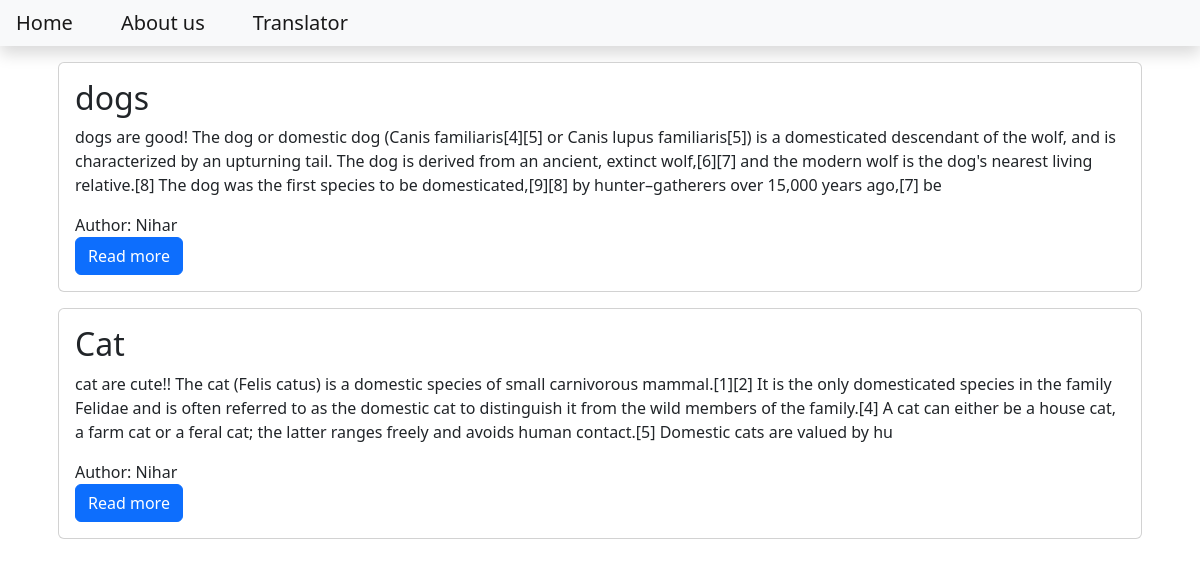
The page / on the database its author committed.
### blog/models.py (models this page shows)
class post(models.Model):
    title=models.CharField(max_length=300)
    content=models.TextField()
    date_created=models.DateTimeField(auto_now_add=True)
    slug=models.SlugField(max_length=200, unique=True)
    author=models.ForeignKey(to=User, on_delete=models.CASCADE)
    status=models.IntegerField(choices=STATUS, default=0)

### blog/views.py (the view)
# urls.py: path('',views.postlist.as_view(), name='home_view')
class postlist(generic.ListView):
    queryset=post.objects.filter(status=1).order_by('-date_created')
    template_name='index.html'

### templates/index.html
{% extends 'base.html' %}
{% block content %}
    <div class="container">
    {% for post in post_list %}
        <div class="card m-3">
            <div class="card-body">
                <h2 class="card-title">
                    {{post.title}}
                </h2>
                <p class="'card-text">
                    {{post.content |slice:"400"}}
                </p>
                <div class="card-text">
                    Author: {{post.author | title}}
                </div>
                <a class="btn btn-primary" href="{% url 'blog_view' post.slug %}">Read more</a>
            </div>
        </div>
    {% endfor %}
{% endblock content %}

### templates/base.html (shortened to what this page needs)
<!DOCTYPE html>
<html lang="en">
<head>
    <link rel="stylesheet" href="https://cdn.jsdelivr.net/npm/bootstrap@5.2.0-beta1/dist/css/bootstrap.min.css">
</head>
<body>
    <nav class="navbar navbar-expand-lg navbar-light bg-light shadow mb-3" id=""mainNav>
        <div class="collapse navbar-collapse" id="navbarResponsive">
            <ul class="navbar-nav ml-auto">
                <li class="nav-item">
                    <a class="navbar-brand p-3" href="{% url 'home_view' %}">Home</a>
                </li>
                <li>
                    <a class="navbar-brand p-3" href="{% url 'about_view' %}">About us</a>
                </li>
                <li>
                    <a class="navbar-brand p-3" href="{% url 'translator_view' %}">Translator</a>
                </li>
            </ul>
        </div>
    </nav>
{% block content %}
{% endblock content %}
</body>
</html>

### rows shown on the page
post: title "dogs", content "dogs are good! The dog or domestic dog (Canis familiaris[4][5] or Canis lupus familiaris[5]) is a domesticated descendant of the wolf, and is characterized by an upturning tail. The dog is derived from an ancient, extinct wolf,[6][7] and the modern wolf is the dog's nearest living relative.[8] The dog was the first species to be domesticated,[9][8] by hunter–gatherers over 15,000 years ago,[7] be", author "Nihar"
post: title "Cat", content "cat are cute!! The cat (Felis catus) is a domestic species of small carnivorous mammal.[1][2] It is the only domesticated species in the family Felidae and is often referred to as the domestic cat to distinguish it from the wild members of the family.[4] A cat can either be a house cat, a farm cat or a feral cat; the latter ranges freely and avoids human contact.[5] Domestic cats are valued by hu", author "Nihar"
